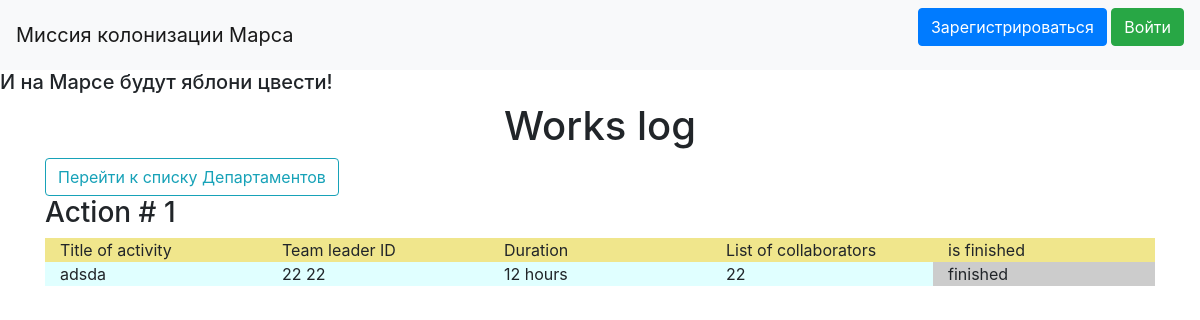
Before: / with the older database file.
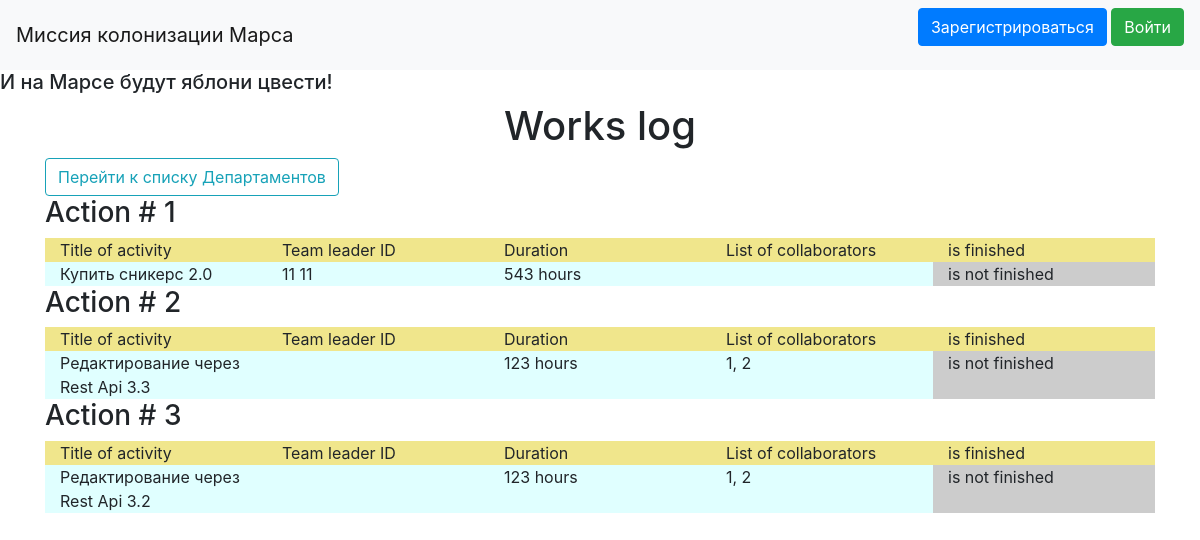
After: the same page with the newer database file.
### jobs.py (models this page shows)
class Jobs(SqlAlchemyBase, SerializerMixin):
    __tablename__ = 'jobs'
    id = sqlalchemy.Column(sqlalchemy.Integer,
                           primary_key=True, autoincrement=True)
    team_leader = sqlalchemy.Column(sqlalchemy.ForeignKey("users.id"))
    user_add = sqlalchemy.Column(sqlalchemy.Integer)
    job = sqlalchemy.Column(sqlalchemy.String, nullable=True)
    work_size = sqlalchemy.Column(sqlalchemy.Integer, nullable=True)
    collaborators = sqlalchemy.Column(sqlalchemy.String, nullable=True)
    start_date = sqlalchemy.Column(sqlalchemy.Date, nullable=True)
    end_date = sqlalchemy.Column(sqlalchemy.Date, nullable=True)
    is_finished = sqlalchemy.Column(sqlalchemy.Boolean, default=True)
    user = orm.relation('User')

### users.py (models this page shows, shortened)
class User(SqlAlchemyBase, UserMixin, SerializerMixin):
    __tablename__ = 'users'
    id = sqlalchemy.Column(sqlalchemy.Integer,
                           primary_key=True, autoincrement=True)
    surname = sqlalchemy.Column(sqlalchemy.String, nullable=True)
    name = sqlalchemy.Column(sqlalchemy.String, nullable=True)
    age = sqlalchemy.Column(sqlalchemy.Integer, nullable=True)
    position = sqlalchemy.Column(sqlalchemy.String, nullable=True)
    speciality = sqlalchemy.Column(sqlalchemy.String, nullable=True)
    address = sqlalchemy.Column(sqlalchemy.String, nullable=True)
    email = sqlalchemy.Column(sqlalchemy.String,
                              index=True, unique=True, nullable=True)
    hashed_password = sqlalchemy.Column(sqlalchemy.String, nullable=True)
    modified_date = sqlalchemy.Column(sqlalchemy.Date,
                                      default=datetime.datetime.now)
    jobs = orm.relation("Jobs", back_populates='user')
    departments = orm.relation('Department', back_populates='user')

### main.py (the view)
@app.route("/")
def index():
    db_sess = db_session.create_session()
    jobs = db_sess.query(Jobs).all()
    return render_template("index.html", jobs=jobs)

### db_session.py (called while the page is built)
def create_session() -> Session:
    global __factory
    return __factory()

### templates/index.html (shortened to what this page needs)
{% extends "base.html" %}
{% block content %}
<h1 align="center">Works log</h1>
<div><a href="/departments" class="btn btn-outline-info">Перейти к списку Департаментов</a></div>
{% for item in jobs%}
<h3>Action # {{ item.id }}</h3>
<div class="container">
  <div class="row" style="background-color:Khaki">
    <div class="col-sm">
      Title of activity
    </div>
    <div class="col-sm">
      Team leader ID
    </div>
    <div class="col-sm">
      Duration
    </div>
      <div class="col-sm">
      List of collaborators
    </div>
    <div class="col-sm">
      is finished
    </div>
  </div>
    <div class="row" style="background-color:LightCyan">
    <div class="col-sm">
      {{ item.job }}
    </div>
    <div class="col-sm">
      {{ item.user.surname }} {{ item.user.name }}
    </div>
    <div class="col-sm">
      {{ item.work_size }} hours
    </div>
      <div class="col-sm">
      {{ item.collaborators }}
    </div>
    <div class="col-sm" style="background-color: #ccc;">
        {% if item.is_finished == False %}
            <div>is not finished</div>
        {% else %}
            <div>finished</div>
        {% endif %}
    </div>
  </div>
</div>
{% endfor %}
{% endblock %}

### templates/base.html (shortened to what this page needs)
<!doctype html>
<html lang="en">
<head>
    <link rel="stylesheet"
          href="https://stackpath.bootstrapcdn.com/bootstrap/4.4.1/css/bootstrap.min.css"
>
</head>
<body>
<header>
    <nav class="navbar navbar-light bg-light">
        <a class="navbar-brand" href="#">Миссия колонизации Марса</a>
                        {% if current_user.is_authenticated %}
    <a class="navbar-brand" href="/logout">{{ current_user.name }}</a>
{% else %}
    <p>
        <a class="btn btn-primary " href="/register">Зарегистрироваться</a>
        <a class="btn btn-success" href="/login">Войти</a>
    </p>
{% endif %}
    </nav>
    <h5>И на Марсе будут яблони цвести!</h5>
</header>
<main role="main" class="container">
    {% block content %}{% endblock %}
</main>
</body>
</html>

Changed rows visible on the page:
changed Jobs id 1: job "adsda" → "Купить сникерс 2.0"; user.surname "22" → "11"; user.name "22" → "11"; work_size "12" → "543"; collaborators "22" → (not shown); is_finished "finished" → "is not finished"
added Jobs: id "2", job "Редактирование через Rest Api 3.3", work_size "123", collaborators "1, 2", is_finished "is not finished"
added Jobs: id "3", job "Редактирование через Rest Api 3.2", work_size "123", collaborators "1, 2", is_finished "is not finished"
